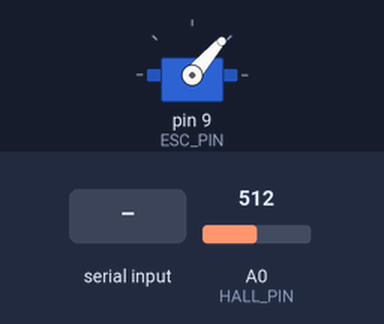
The sketch below on a simulated Arduino Uno, built with avr-gcc and run on an emulated ATmega328P. On the bench: servo. The test bench sets the inputs (shaded band); at power-on: A0 (HALL_PIN) = 512. What the sketch prints to the serial monitor is not drawn.

Above: at 4.2 s.
4.3 s: "90,45\n" received over Serial
Timing chart, 0 to 22.5 s (numbered marks = the images above; inputs shaded):
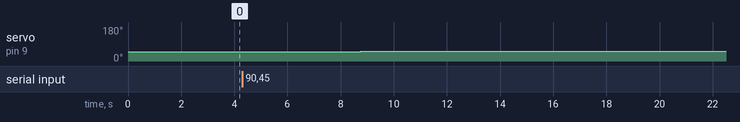

Measured:
- after the input at 4.3 s, servo on pin 9 (ESC_PIN): 49° → 50° at once, → 51° 4.5 s later, → 52° 12.3 s later

The sketch:

Sentrifugetesting.ino
```cpp
#include <Servo.h>

// =========================
// PINNER
// =========================
const int ESC_PIN  = 9;
const int HALL_PIN = A0;

// =========================
// ESC
// =========================
Servo esc;

const int ESC_STOP_US = 1050;
const int ESC_MIN_US  = 1060;
const int ESC_MAX_US  = 1200;

int escCommandUs = ESC_STOP_US;

// =========================
// HALL / RPM
// =========================
const int PULSES_PER_REV = 1;

// Juster disse etter rå A0-plot
const int HALL_THRESHOLD_LOW  = 300;
const int HALL_THRESHOLD_HIGH = 320;

// Pulsdeteksjon
bool pulseLatched = false;
unsigned long lastAcceptedPulseMicros = 0;
unsigned long pulsePeriodMicros = 0;
bool newPulseAvailable = false;

// Minste tillatte tid mellom to ekte pulser
// Velg ut fra høyeste realistiske RPM.
// 4000 RPM => 60e6 / 4000 = 15000 us ved 1 puls/rev
const unsigned long MIN_PULSE_GAP_US = 8000;

float rpmMeasured = 0.0;
float rpmFiltered = 0.0;
unsigned long lastRpmUpdateMs = 0;
const unsigned long RPM_TIMEOUT_MS = 1000;

const float RPM_FILTER_ALPHA = 0.20f;

// Debug
int hallAnalogValue = 0;

// =========================
// REGULATOR
// =========================
float rpmSetpoint = 0.0f;

// Start mye snillere
float Kp = 0.005f;
float Ki = 0.01f;

float integralTerm = 0.0f;

const unsigned long CONTROL_INTERVAL_MS = 50;
unsigned long lastControlMs = 0;

const float INTEGRAL_MIN = -2000.0f;
const float INTEGRAL_MAX =  2000.0f;

// =========================
// SERIAL
// =========================
String inputBuffer;

// =========================
// HJELPEFUNKSJONER
// =========================
void writeEsc(int us) {
  if (us < ESC_STOP_US) us = ESC_STOP_US;
  if (us > ESC_MAX_US)  us = ESC_MAX_US;

  escCommandUs = us;
  esc.writeMicroseconds(us);
}

void stopMotor() {
  rpmSetpoint = 0.0f;
  integralTerm = 0.0f;
  writeEsc(ESC_STOP_US);
}

void updateHallSensor() {
  hallAnalogValue = analogRead(HALL_PIN);
  unsigned long now = micros();

  // Trigger når signalet går under lav terskel
  if (!pulseLatched && hallAnalogValue < HALL_THRESHOLD_LOW) {
    // Aksepter bare hvis det er lenge nok siden forrige godkjente puls
    if (lastAcceptedPulseMicros != 0) {
      unsigned long dt = now - lastAcceptedPulseMicros;

      if (dt >= MIN_PULSE_GAP_US) {
        pulsePeriodMicros = dt;
        newPulseAvailable = true;
        lastAcceptedPulseMicros = now;
      }
    } else {
      lastAcceptedPulseMicros = now;
    }

    pulseLatched = true;
  }

  // Rearm først når signalet har gått godt tilbake
  if (pulseLatched && hallAnalogValue > HALL_THRESHOLD_HIGH) {
    pulseLatched = false;
  }
}

void updateRPM() {
  updateHallSensor();

  if (newPulseAvailable && pulsePeriodMicros > 0) {
    unsigned long localPeriod = pulsePeriodMicros;
    newPulseAvailable = false;

    float pulseFreq = 1000000.0f / (float)localPeriod;
    rpmMeasured = (pulseFreq * 60.0f) / (float)PULSES_PER_REV;
    lastRpmUpdateMs = millis();

    if (rpmFiltered <= 0.1f) {
      rpmFiltered = rpmMeasured;
    } else {
      rpmFiltered = RPM_FILTER_ALPHA * rpmMeasured +
                    (1.0f - RPM_FILTER_ALPHA) * rpmFiltered;
    }
  }

  if (millis() - lastRpmUpdateMs > RPM_TIMEOUT_MS) {
    rpmMeasured = 0.0f;
    rpmFiltered = 0.0f;
  }
}

void updateController() {
  unsigned long now = millis();
  if (now - lastControlMs < CONTROL_INTERVAL_MS) return;

  float dt = (now - lastControlMs) / 1000.0f;
  lastControlMs = now;

  if (rpmSetpoint <= 0.0f) {
    integralTerm = 0.0f;
    writeEsc(ESC_STOP_US);
    return;
  }

  float error = rpmSetpoint - rpmFiltered;

  // PI uten å la integratoren løpe helt ukritisk
  float proposedIntegral = integralTerm + error * dt;
  if (proposedIntegral > INTEGRAL_MAX) proposedIntegral = INTEGRAL_MAX;
  if (proposedIntegral < INTEGRAL_MIN) proposedIntegral = INTEGRAL_MIN;

  float controlP = Kp * error;
  float controlI = Ki * proposedIntegral;

  int baseUs = ESC_MIN_US;
  int unsatCommand = (int)(baseUs + controlP + controlI + 0.5f);

  // Anti-windup: bare godta integratoroppdatering hvis vi ikke presser lenger inn i metning
  bool saturatingHigh = (unsatCommand > ESC_MAX_US);
  bool saturatingLow  = (unsatCommand < ESC_MIN_US);

  if (!(saturatingHigh && error > 0) && !(saturatingLow && error < 0)) {
    integralTerm = proposedIntegral;
  }

  int command = (int)(baseUs + Kp * error + Ki * integralTerm + 0.5f);

  if (command < ESC_MIN_US) command = ESC_MIN_US;
  if (command > ESC_MAX_US) command = ESC_MAX_US;

  writeEsc(command);
}

void handleSerial() {
  while (Serial.available()) {
    char c = Serial.read();

    if (c == '\n' || c == '\r') {
      if (inputBuffer.length() > 0) {
        float value = inputBuffer.toFloat();
        rpmSetpoint = value;

        if (rpmSetpoint <= 0.0f) {
          stopMotor();
        } else {
          if (escCommandUs < ESC_MIN_US) {
            writeEsc(ESC_MIN_US);
          }
        }

        inputBuffer = "";
      }
    } else {
      inputBuffer += c;
    }
  }
}

void printPlot() {
  static unsigned long lastPrintMs = 0;
  unsigned long now = millis();
  if (now - lastPrintMs < 50) return;
  lastPrintMs = now;

  float escScaled = (escCommandUs - ESC_STOP_US) * 40.0f;

  // Plot:
  // 1: setpoint
  // 2: rpmFiltered
  // 3: escScaled
  // 4: raw A0
  Serial.print(rpmSetpoint);
  Serial.print(" ");
  Serial.print(rpmFiltered);
  Serial.print(" ");
  Serial.print(escScaled);
  Serial.print(" ");
  Serial.println(hallAnalogValue);
}

// =========================
// SETUP / LOOP
// =========================
void setup() {
  Serial.begin(115200);
  pinMode(HALL_PIN, INPUT);

  esc.attach(ESC_PIN);
  writeEsc(ESC_STOP_US);

  delay(3000);

  lastControlMs = millis();
}

void loop() {
  handleSerial();
  updateRPM();
  updateController();
  printPlot();
}
```
